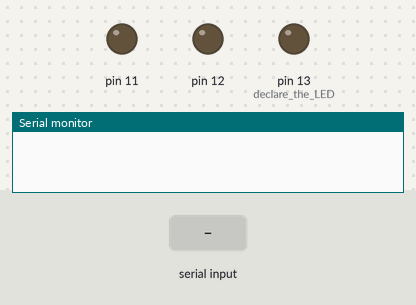
The sketch below on a simulated Arduino Uno, built with avr-gcc and run on an emulated ATmega328P. On the bench: output pins drawn as LEDs (lit = HIGH), the last lines printed to the serial monitor. Inputs (shaded band) come from the test bench.

Above: at 1.2 s.
1.3 s: "R" received over Serial
At 2.6 s:
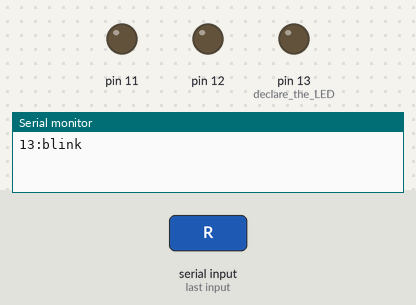
2.9 s: "L" received over Serial
At 3.8 s:
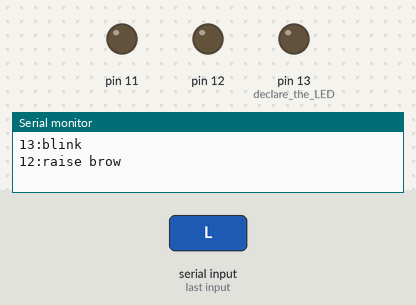
4.5 s: "S" received over Serial
At 5.0 s:
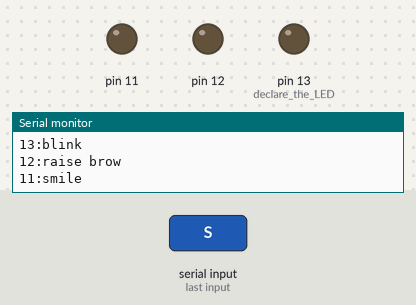
Timing chart, 0 to 7.5 s (numbered marks = the images above; inputs shaded):
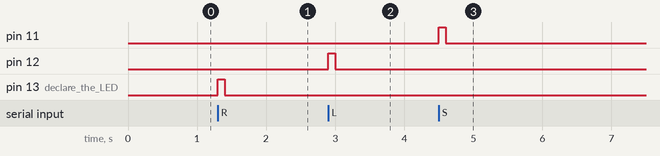

Measured:
- after the input at 1.3 s, pin 13 (declare_the_LED): LOW → HIGH at once, → LOW 0.10 s later
- after the input at 2.9 s, pin 12: LOW → HIGH at once, → LOW 0.10 s later
- after the input at 4.5 s, pin 11: LOW → HIGH at once, → LOW 0.10 s later

The sketch:

emotiv_control_arduino_LED.ino
```cpp
/*
 * http://spacetinkerer.blogspot.ca/2011/02/arduino-control-over-serial-port.html
 */


int input = 0;       // variable to keep the data from the serial port

void setup() {
  pinMode(13,OUTPUT);    // declare the LED's pin as output
  pinMode(12,OUTPUT);
  pinMode(11,OUTPUT);
  Serial.begin(9600);        // connect to the serial port
}

void loop () {
  input = Serial.read();      // read the serial port

  // if the input is '1' turn the LED ON, if '0' turn it OFF
  if (input == 'R' ) {
    digitalWrite(13,HIGH);
    delay(100);
    digitalWrite(13,LOW);
    Serial.println("13:blink");
  }
  if (input == 'L'){
    digitalWrite(12,HIGH);
    delay(100);
    digitalWrite(12,LOW);
    Serial.println("12:raise brow");
  }
    if (input == 'S'){
    digitalWrite(11,HIGH);
    delay(100);
    digitalWrite(11,LOW);
    Serial.println("11:smile");
  }
}
```
